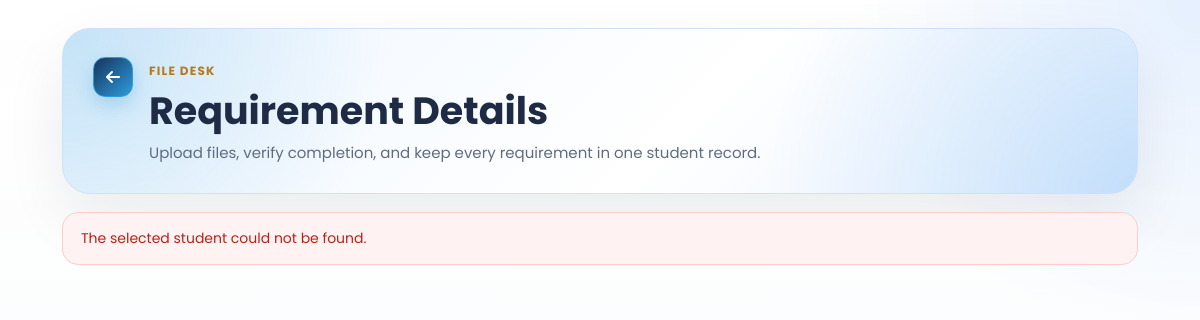
The page /SmartEnroll/requirements_upload_details.php?student_id=20260022 (signed in) on the database as committed earlier.
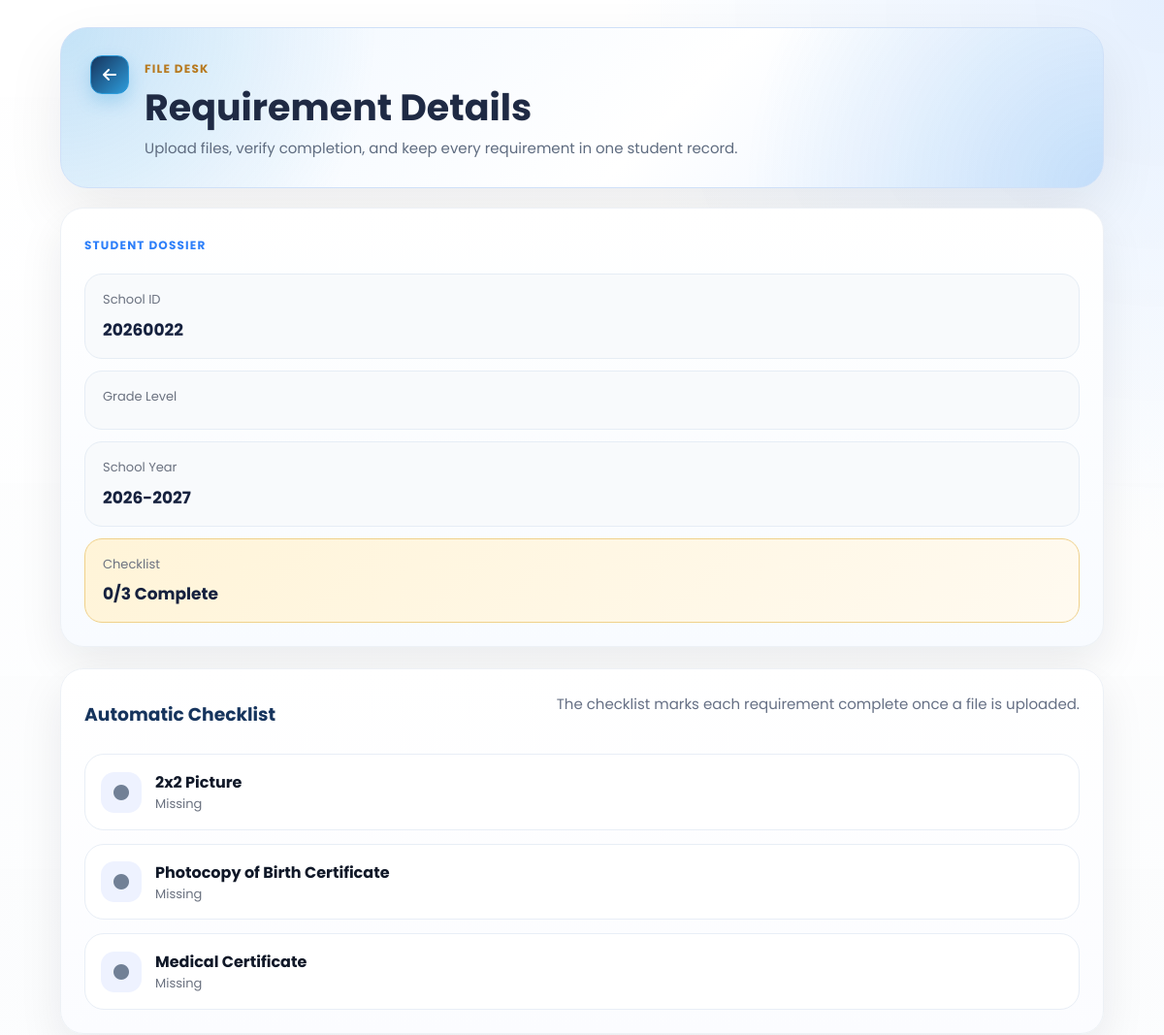
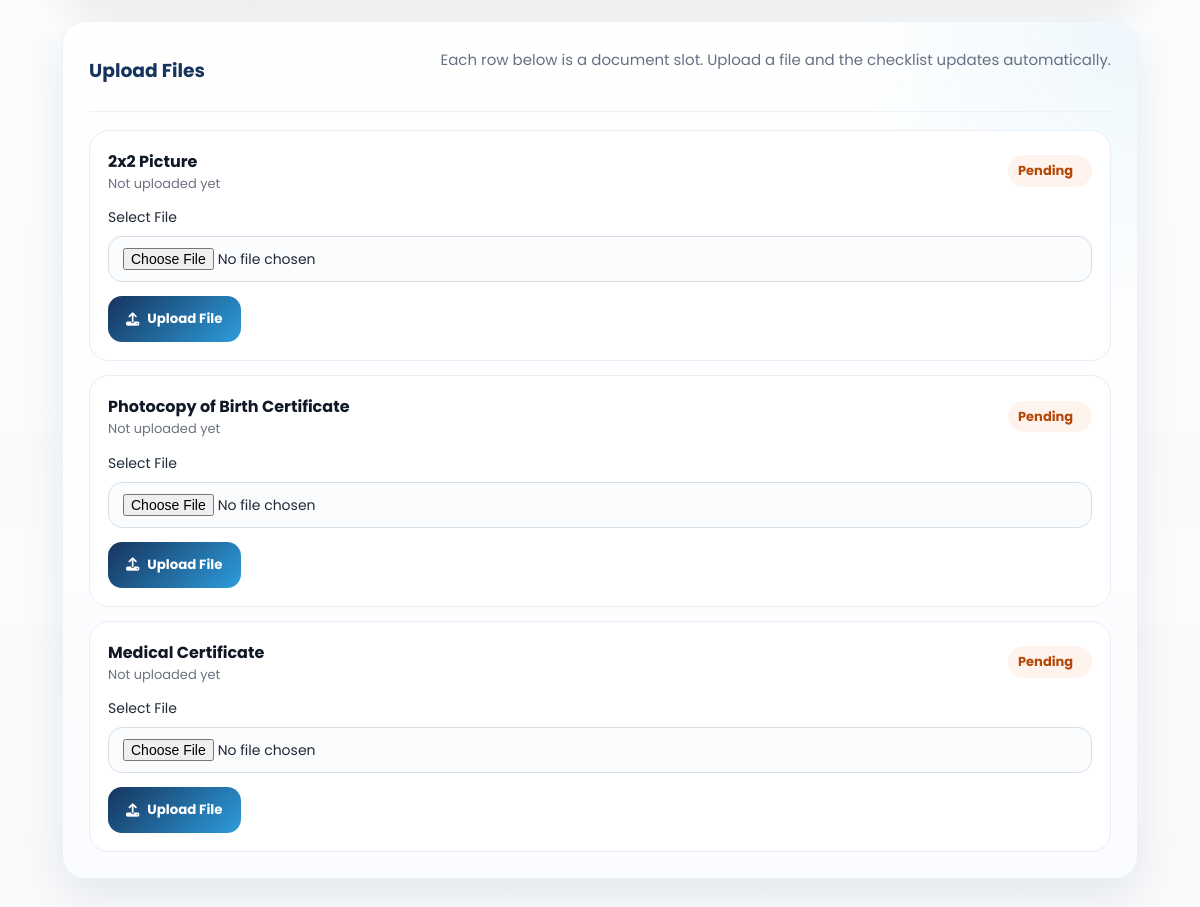
The same page on the database as committed later (2 pictures, top to bottom).
### tables this page shows
CREATE TABLE `enrollments` (
  `id` int(11) NOT NULL,
  `grade_level` varchar(50) DEFAULT NULL,
  `student_id` varchar(20) DEFAULT NULL,
  `school_year` varchar(20) DEFAULT NULL,
  `student_status` varchar(50) DEFAULT NULL,
  `completion_date` date DEFAULT NULL,
  `learner_lname` varchar(100) DEFAULT NULL,
  `learner_fname` varchar(100) DEFAULT NULL,
  `learner_mname` varchar(100) DEFAULT NULL,
  `learner_ext` varchar(20) DEFAULT NULL,
  `nickname` varchar(100) DEFAULT NULL,
  `sex` varchar(20) DEFAULT NULL,
  `dob` varchar(20) DEFAULT NULL,
  `age` int(11) DEFAULT NULL,
  `mother_tongue` varchar(100) DEFAULT NULL,
  `religion` varchar(100) DEFAULT NULL,
  `email` varchar(150) DEFAULT NULL,
  `province` varchar(100) DEFAULT NULL,
  `municipality` varchar(100) DEFAULT NULL,
  `barangay` varchar(100) DEFAULT NULL,
  `street` varchar(150) DEFAULT NULL,
  `father_lname` varchar(100) DEFAULT NULL,
  `father_fname` varchar(100) DEFAULT NULL,
  `father_mname` varchar(100) DEFAULT NULL,
  `father_occ` varchar(100) DEFAULT NULL,
  `father_contact` varchar(50) DEFAULT NULL,
  `mother_lname` varchar(100) DEFAULT NULL,
  `mother_fname` varchar(100) DEFAULT NULL,
  `mother_mname` varchar(100) DEFAULT NULL,
  `mother_occ` varchar(100) DEFAULT NULL,
  `mother_contact` varchar(50) DEFAULT NULL,
  `mother_maiden` varchar(100) DEFAULT NULL,
  `guardian_type` varchar(50) DEFAULT NULL,
  `guardian_lname` varchar(100) DEFAULT NULL,
  `guardian_fname` varchar(100) DEFAULT NULL,
  `guardian_mname` varchar(100) DEFAULT NULL,
  `guardian_occ` varchar(100) DEFAULT NULL,
  `guardian_contact` varchar(50) DEFAULT NULL,
  `emergency1_name` varchar(150) DEFAULT NULL,
  `emergency1_relationship` varchar(100) DEFAULT NULL,
  `emergency1_contact` varchar(50) DEFAULT NULL,
  `emergency2_name` varchar(150) DEFAULT NULL,
  `emergency2_relationship` varchar(100) DEFAULT NULL,
  `emergency2_contact` varchar(50) DEFAULT NULL,
  `emergency3_name` varchar(150) DEFAULT NULL,
  `emergency3_relationship` varchar(100) DEFAULT NULL,
  `emergency3_contact` varchar(50) DEFAULT NULL,
  `special_needs` text DEFAULT NULL,
  `medication` varchar(10) DEFAULT NULL,
  `medication_details` text DEFAULT NULL,
  `created_at` timestamp NOT NULL DEFAULT current_timestamp()
);

### SmartEnroll/requirements_upload_details.php (the view, shortened to what the changed rows need)
<?php
$selectedId = trim((string)($_GET['student_id'] ?? $_POST['student_id'] ?? ''));
$selectedStudent = null;
$error = '';
$requirements = [
    'picture_2x2' => '2x2 Picture',
    'birth_certificate' => 'Photocopy of Birth Certificate',
    'medical_certificate' => 'Medical Certificate',
];
$uploadedFiles = [];
function get_student(mysqli $conn, string $studentId): ?array
{
    $stmt = $conn->prepare(
        "SELECT id, student_id, learner_lname, learner_fname, learner_mname, grade_level, school_year
         FROM enrollments
         WHERE student_id = ?
         LIMIT 1"
    );
    $stmt->bind_param('s', $studentId);
    $stmt->execute();
    $student = $stmt->get_result()->fetch_assoc() ?: null;
    return $student;
}
function load_uploaded_files(mysqli $conn, int $enrollmentId): array
{
    $files = [];
    $stmt = $conn->prepare(
        "SELECT requirement_key, original_name, stored_name, file_path, uploaded_at
         FROM student_requirements
         WHERE enrollment_id = ?"
    );
    $stmt->bind_param('i', $enrollmentId);
    $stmt->execute();
    $result = $stmt->get_result();
    return $files;
}
try {
    $conn = new mysqli('127.0.0.1', 'root', '', 'smartenroll');
    $conn->set_charset('utf8mb4');
    $selectedStudent = get_student($conn, $selectedId);
    if (!$selectedStudent) {
        throw new RuntimeException('The selected student could not be found.');
    }
    $uploadedFiles = load_uploaded_files($conn, (int)$selectedStudent['id']);
} catch (Throwable $e) {
    $error = $e->getMessage();
}
$completedCount = 0;
?>
<!DOCTYPE html>
<html lang="en">
<head>
    <link rel="stylesheet" href="css/style.css">
    <link rel="stylesheet" href="css/requirements_upload.css">
    <link rel="stylesheet" href="https://cdnjs.cloudflare.com/ajax/libs/font-awesome/6.5.0/css/all.min.css">
</head>
<body class="dashboard-page dashboard-white-page">
<main class="dashboard-main requirements-main">
    <section class="requirements-hero detail-hero">
        <div class="requirements-hero-top">
            <div class="requirements-hero-copy">
                <h1>Requirement Details</h1>
            </div>
        </div>
    </section>
    <?php if ($error): ?>
        <div class="requirements-alert error"><?php echo htmlspecialchars($error); ?></div>
    <?php endif; ?>
    <?php if ($selectedStudent): ?>
        <section class="requirements-workspace">
            <aside class="requirements-sidebar">
                <div class="student-dossier">
                    <span class="eyebrow eyebrow-blue">Student Dossier</span>
                    <div class="dossier-list">
                        <div class="dossier-item">
                            <span>School ID</span>
                            <strong><?php echo htmlspecialchars((string)$selectedStudent['student_id']); ?></strong>
                        </div>
                        <div class="dossier-item">
                            <span>Grade Level</span>
                        </div>
                        <div class="dossier-item">
                            <span>School Year</span>
                            <strong><?php echo htmlspecialchars((string)$selectedStudent['school_year']); ?></strong>
                        </div>
                        <div class="dossier-item accent">
                            <span>Checklist</span>
                            <strong><?php echo $completedCount; ?>/<?php echo count($requirements); ?> Complete</strong>
                        </div>
                    </div>
                </div>
                <div class="requirements-panel checklist-panel">
                    <div class="requirements-panel-head">
                    <h3>Automatic Checklist</h3>
                    <p>The checklist marks each requirement complete once a file is uploaded.</p>
                </div>
                <div class="checklist-list">
                    <?php foreach ($requirements as $key => $label): ?>
                        <?php $isDone = isset($uploadedFiles[$key]); ?>
                        <div class="checklist-item <?php echo $isDone ? 'done' : ''; ?>">
                            <div class="checklist-icon">
                                <i class="fa-solid <?php echo $isDone ? 'fa-circle-check' : 'fa-circle'; ?>"></i>
                            </div>
                            <div class="checklist-copy">
                                <strong><?php echo htmlspecialchars($label); ?></strong>
                                <span><?php echo $isDone ? 'Uploaded' : 'Missing'; ?></span>
                            </div>
                        </div>
                    <?php endforeach; ?>
                </div>
                </div>
            </aside>
            <section class="requirements-panel upload-workbench">
                <div class="requirements-panel-head upload-workbench-head">
                    <h3>Upload Files</h3>
                    <p>Each row below is a document slot. Upload a file and the checklist updates automatically.</p>
                </div>
                <div class="upload-card-list">
                    <?php foreach ($requirements as $key => $label): ?>
                        <?php $fileInfo = $uploadedFiles[$key] ?? null; ?>
                        <form class="upload-item-card" method="post" action="requirements_upload_details.php?student_id=<?php echo urlencode($selectedId); ?>" enctype="multipart/form-data">
                            <div class="upload-item-head">
                                <div>
                                    <strong><?php echo htmlspecialchars($label); ?></strong>
                                    <span><?php echo $fileInfo ? 'Uploaded and checked' : 'Not uploaded yet'; ?></span>
                                </div>
                                <span class="upload-status <?php echo $fileInfo ? 'done' : 'pending'; ?>">
                                    <?php echo $fileInfo ? 'Complete' : 'Pending'; ?>
                                </span>
                            </div>
                            <label class="file-input-wrap">
                                <span>Select File</span>
                                <input type="file" name="requirement_file" accept=".jpg,.jpeg,.png,.pdf" required>
                            </label>
                            <button type="submit" class="upload-submit-btn">
                                <i class="fa-solid fa-upload"></i>
                                <?php echo $fileInfo ? 'Replace File' : 'Upload File'; ?>
                            </button>
                        </form>
                    <?php endforeach; ?>
                </div>
            </section>
        </section>
    <?php endif; ?>
</main>
</body>
</html>

Rows that differ between the two databases and show on the page:
added enrollments: student "20260022", school_year "2026-2027"
Other text that changed with them:
$completedCount: (not shown) → "0"
count($requirements): (not shown) → "3"
$error: "The selected student could not be found." → (not shown)
text now shown: "STUDENT DOSSIER School ID Grade Level School Year Checklist / Complete Automatic Checklist The checklist marks each requirement complete once a file is uploaded. Upload Files Each row below is a document slot. Upload a file and the checklist updates automatically."
new list line: "2x2 Picture Missing"
new list line: "Photocopy of Birth Certificate Missing"
new list line: "Medical Certificate Missing"
new list line: "2x2 Picture Not uploaded yet Pending Select File  Upload File"
new list line: "Photocopy of Birth Certificate Not uploaded yet Pending Select File  Upload File"
new list line: "Medical Certificate Not uploaded yet Pending Select File  Upload File"
